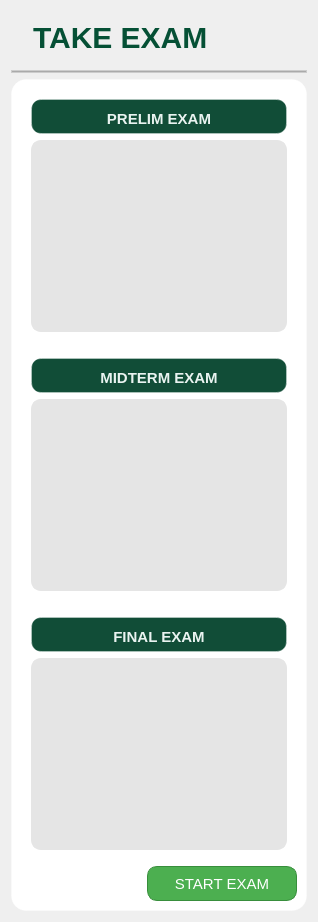
         <widget class="QWidget" name="page_3">
          <layout class="QGridLayout" name="gridLayout_4">
           <item row="2" column="0">
            <widget class="QFrame" name="frame_16">
             <property name="styleSheet">
              <string notr="true">QFrame {
    background-color: white;
    border: 1px solid rgba(255, 255, 255, 0.3); /* Subtle border */
    border-radius: 15px;
    backdrop-filter: blur(15px); /* Blur effect */
}
</string>
             </property>
             <property name="frameShape">
              <enum>QFrame::StyledPanel</enum>
             </property>
             <property name="frameShadow">
              <enum>QFrame::Raised</enum>
             </property>
             <layout class="QGridLayout" name="gridLayout_81">
              <item row="2" column="0">
               <widget class="QFrame" name="frame_49">
                <property name="sizePolicy">
                 <sizepolicy hsizetype="Preferred" vsizetype="Expanding">
                  <horstretch>0</horstretch>
                  <verstretch>0</verstretch>
                 </sizepolicy>
                </property>
                <property name="frameShape">
                 <enum>QFrame::StyledPanel</enum>
                </property>
                <property name="frameShadow">
                 <enum>QFrame::Raised</enum>
                </property>
                <layout class="QGridLayout" name="gridLayout_75">
                 <item row="1" column="0">
                  <widget class="QFrame" name="frame_82">
                   <property name="sizePolicy">
                    <sizepolicy hsizetype="Expanding" vsizetype="Fixed">
                     <horstretch>0</horstretch>
                     <verstretch>0</verstretch>
                    </sizepolicy>
                   </property>
                   <property name="minimumSize">
                    <size>
                     <width>100</width>
                     <height>30</height>
                    </size>
                   </property>
                   <property name="styleSheet">
                    <string notr="true">QFrame {
    background-color: #114D37;
    border: 1px solid rgba(255, 255, 255, 0.3); /* Subtle border */
    border-radius: 10px;
    backdrop-filter: blur(15px); /* Blur effect */
}
</string>
                   </property>
                   <property name="frameShape">
                    <enum>QFrame::StyledPanel</enum>
                   </property>
                   <property name="frameShadow">
                    <enum>QFrame::Raised</enum>
                   </property>
                   <layout class="QGridLayout" name="gridLayout_76">
                    <item row="0" column="0">
                     <widget class="QLabel" name="label_78">
                      <property name="sizePolicy">
                       <sizepolicy hsizetype="Preferred" vsizetype="Fixed">
                        <horstretch>0</horstretch>
                        <verstretch>0</verstretch>
                       </sizepolicy>
                      </property>
                      <property name="minimumSize">
                       <size>
                        <width>0</width>
                        <height>15</height>
                       </size>
                      </property>
                      <property name="maximumSize">
                       <size>
                        <width>16777215</width>
                        <height>10</height>
                       </size>
                      </property>
                      <property name="font">
                       <font>
                        <pointsize>-1</pointsize>
                        <weight>99</weight>
                        <bold>true</bold>
                       </font>
                      </property>
                      <property name="styleSheet">
                       <string notr="true">QLabel {
    background: none;
    color: #E9F3F0;
    font-size: 15px;
    font-weight: 900;
    border: none;
    text-align: center;
}</string>
                      </property>
                      <property name="text">
                       <string>FINAL EXAM</string>
                      </property>
                      <property name="alignment">
                       <set>Qt::AlignCenter</set>
                      </property>
                     </widget>
                    </item>
                   </layout>
                  </widget>
                 </item>
                 <item row="2" column="0">
                  <widget class="QListWidget" name="take_finals">
                   <property name="styleSheet">
                    <string notr="true">QListView {
    background-color: #E5E5E5; /* Light background color for the list view */
    border-radius: 10px; /* Rounded corners */
    padding: 5px;
    border: 2px solid #E5E5E5; /* Match background */
}

QListView::item {
    background-color: #0D7C66; /* Light blue for items */
    color: white; /* Darker blue text */
    font-size: 20px;
    font-family: Arial, Helvetica, sans-serif;
    border-radius: 8px;
    padding: 10px;
    margin: 5px 0;
}

QListView::item:selected {
    background-color: #007074  ; 
    font-size: 20px;
}

QListView::item:hover {
    background-color: #C1D8C3; /* Lighter blue on hover */
    color: #215988;
    font-size: 20px;
}

QListView::item:checked {
    background-color: #3C5A76; /* Darker shade for checked items */
    color: white;
    font-size: 20px;
}
</string>
                   </property>
                  </widget>
                 </item>
                </layout>
               </widget>
              </item>
              <item row="1" column="0">
               <widget class="QFrame" name="frame_48">
                <property name="sizePolicy">
                 <sizepolicy hsizetype="Preferred" vsizetype="Expanding">
                  <horstretch>0</horstretch>
                  <verstretch>0</verstretch>
                 </sizepolicy>
                </property>
                <property name="frameShape">
                 <enum>QFrame::StyledPanel</enum>
                </property>
                <property name="frameShadow">
                 <enum>QFrame::Raised</enum>
                </property>
                <layout class="QGridLayout" name="gridLayout_58">
                 <item row="0" column="0">
                  <widget class="QFrame" name="frame_81">
                   <property name="sizePolicy">
                    <sizepolicy hsizetype="Expanding" vsizetype="Fixed">
                     <horstretch>0</horstretch>
                     <verstretch>0</verstretch>
                    </sizepolicy>
                   </property>
                   <property name="minimumSize">
                    <size>
                     <width>100</width>
                     <height>30</height>
                    </size>
                   </property>
                   <property name="styleSheet">
                    <string notr="true">QFrame {
    background-color: #114D37;
    border: 1px solid rgba(255, 255, 255, 0.3); /* Subtle border */
    border-radius: 10px;
    backdrop-filter: blur(15px); /* Blur effect */
}
</string>
                   </property>
                   <property name="frameShape">
                    <enum>QFrame::StyledPanel</enum>
                   </property>
                   <property name="frameShadow">
                    <enum>QFrame::Raised</enum>
                   </property>
                   <layout class="QGridLayout" name="gridLayout_74">
                    <item row="0" column="0">
                     <widget class="QLabel" name="label_77">
                      <property name="sizePolicy">
                       <sizepolicy hsizetype="Preferred" vsizetype="Fixed">
                        <horstretch>0</horstretch>
                        <verstretch>0</verstretch>
                       </sizepolicy>
                      </property>
                      <property name="minimumSize">
                       <size>
                        <width>0</width>
                        <height>15</height>
                       </size>
                      </property>
                      <property name="maximumSize">
                       <size>
                        <width>16777215</width>
                        <height>10</height>
                       </size>
                      </property>
                      <property name="font">
                       <font>
                        <pointsize>-1</pointsize>
                        <weight>99</weight>
                        <bold>true</bold>
                       </font>
                      </property>
                      <property name="styleSheet">
                       <string notr="true">QLabel {
    background: none;
    color: #E9F3F0;
    font-size: 15px;
    font-weight: 900;
    border: none;
    text-align: center;
}</string>
                      </property>
                      <property name="text">
                       <string>MIDTERM EXAM</string>
                      </property>
                      <property name="alignment">
                       <set>Qt::AlignCenter</set>
                      </property>
                     </widget>
                    </item>
                   </layout>
                  </widget>
                 </item>
                 <item row="1" column="0">
                  <widget class="QListWidget" name="take_midterm">
                   <property name="styleSheet">
                    <string notr="true">QListView {
    background-color: #E5E5E5; /* Light background color for the list view */
    border-radius: 10px; /* Rounded corners */
    padding: 5px;
    border: 2px solid #E5E5E5; /* Match background */
}

QListView::item {
    background-color: #0D7C66; /* Light blue for items */
    color: white; /* Darker blue text */
    font-size: 20px;
    font-family: Arial, Helvetica, sans-serif;
    border-radius: 8px;
    padding: 10px;
    margin: 5px 0;
}

QListView::item:selected {
    background-color: #007074  ; 
    font-size: 20px;
}

QListView::item:hover {
    background-color: #C1D8C3; /* Lighter blue on hover */
    color: #215988;
    font-size: 20px;
}

QListView::item:checked {
    background-color: #3C5A76; /* Darker shade for checked items */
    color: white;
    font-size: 20px;
}
</string>
                   </property>
                  </widget>
                 </item>
                </layout>
               </widget>
              </item>
              <item row="0" column="0">
               <widget class="QFrame" name="frame_47">
                <property name="sizePolicy">
                 <sizepolicy hsizetype="Preferred" vsizetype="Expanding">
                  <horstretch>0</horstretch>
                  <verstretch>0</verstretch>
                 </sizepolicy>
                </property>
                <property name="frameShape">
                 <enum>QFrame::StyledPanel</enum>
                </property>
                <property name="frameShadow">
                 <enum>QFrame::Raised</enum>
                </property>
                <layout class="QGridLayout" name="gridLayout_57">
                 <item row="0" column="0">
                  <widget class="QFrame" name="frame_80">
                   <property name="sizePolicy">
                    <sizepolicy hsizetype="Expanding" vsizetype="Fixed">
                     <horstretch>0</horstretch>
                     <verstretch>0</verstretch>
                    </sizepolicy>
                   </property>
                   <property name="minimumSize">
                    <size>
                     <width>100</width>
                     <height>30</height>
                    </size>
                   </property>
                   <property name="styleSheet">
                    <string notr="true">QFrame {
    background-color: #114D37;
    border: 1px solid rgba(255, 255, 255, 0.3); /* Subtle border */
    border-radius: 10px;
    backdrop-filter: blur(15px); /* Blur effect */
}
</string>
                   </property>
                   <property name="frameShape">
                    <enum>QFrame::StyledPanel</enum>
                   </property>
                   <property name="frameShadow">
                    <enum>QFrame::Raised</enum>
                   </property>
                   <layout class="QGridLayout" name="gridLayout_73">
                    <item row="0" column="0">
                     <widget class="QLabel" name="label_76">
                      <property name="sizePolicy">
                       <sizepolicy hsizetype="Preferred" vsizetype="Fixed">
                        <horstretch>0</horstretch>
                        <verstretch>0</verstretch>
                       </sizepolicy>
                      </property>
                      <property name="minimumSize">
                       <size>
                        <width>0</width>
                        <height>15</height>
                       </size>
                      </property>
                      <property name="maximumSize">
                       <size>
                        <width>16777215</width>
                        <height>10</height>
                       </size>
                      </property>
                      <property name="font">
                       <font>
                        <pointsize>-1</pointsize>
                        <weight>99</weight>
                        <bold>true</bold>
                       </font>
                      </property>
                      <property name="styleSheet">
                       <string notr="true">QLabel {
    background: none;
    color: #E9F3F0;
    font-size: 15px;
    font-weight: 900;
    border: none;
    text-align: center;
}</string>
                      </property>
                      <property name="text">
                       <string>PRELIM EXAM</string>
                      </property>
                      <property name="alignment">
                       <set>Qt::AlignCenter</set>
                      </property>
                     </widget>
                    </item>
                   </layout>
                  </widget>
                 </item>
                 <item row="1" column="0">
                  <widget class="QListWidget" name="take_prelim">
                   <property name="styleSheet">
                    <string notr="true">QListView {
    background-color: #E5E5E5; /* Light background color for the list view */
    border-radius: 10px; /* Rounded corners */
    padding: 5px;
    border: 2px solid #E5E5E5; /* Match background */
}

QListView::item {
    background-color: #0D7C66; /* Light blue for items */
    color: white; /* Darker blue text */
    font-size: 20px;
    font-family: Arial, Helvetica, sans-serif;
    border-radius: 8px;
    padding: 10px;
    margin: 5px 0;
}

QListView::item:selected {
    background-color: #007074  ; 
    font-size: 20px;
}

QListView::item:hover {
    background-color: #C1D8C3; /* Lighter blue on hover */
    color: #215988;
    font-size: 20px;
}

QListView::item:checked {
    background-color: #3C5A76; /* Darker shade for checked items */
    color: white;
    font-size: 20px;
}
</string>
                   </property>
                  </widget>
                 </item>
                </layout>
               </widget>
              </item>
              <item row="3" column="0">
               <layout class="QGridLayout" name="gridLayout_26">
                <item row="0" column="1">
                 <widget class="QPushButton" name="start_exam">
                  <property name="minimumSize">
                   <size>
                    <width>150</width>
                    <height>0</height>
                   </size>
                  </property>
                  <property name="maximumSize">
                   <size>
                    <width>150</width>
                    <height>35</height>
                   </size>
                  </property>
                  <property name="layoutDirection">
                   <enum>Qt::LeftToRight</enum>
                  </property>
                  <property name="styleSheet">
                   <string notr="true">QPushButton {
    color: white;                     /* Text color */
    background: #4CAF50;              /* Fresh green color */
    padding: 10px;
    font-size: 15px;
    border-radius: 10px;              /* Rounded corners */
    border: 1px solid #388E3C;        /* Slightly darker green border */
}

QPushButton:hover {
    background: #45A049;              /* Slightly darker green on hover */
}

QPushButton:pressed {
    background: #388E3C;              /* Even darker green when clicked */
}
</string>
                  </property>
                  <property name="inputMethodHints">
                   <set>Qt::ImhNoTextHandles</set>
                  </property>
                  <property name="text">
                   <string>START EXAM</string>
                  </property>
                  <property name="iconSize">
                   <size>
                    <width>30</width>
                    <height>30</height>
                   </size>
                  </property>
                  <property name="flat">
                   <bool>true</bool>
                  </property>
                 </widget>
                </item>
                <item row="0" column="0">
                 <spacer name="horizontalSpacer_14">
                  <property name="orientation">
                   <enum>Qt::Horizontal</enum>
                  </property>
                  <property name="sizeHint" stdset="0">
                   <size>
                    <width>29</width>
                    <height>32</height>
                   </size>
                  </property>
                 </spacer>
                </item>
               </layout>
              </item>
             </layout>
            </widget>
           </item>
           <item row="0" column="0">
            <widget class="QFrame" name="frame_76">
             <property name="maximumSize">
              <size>
               <width>100000</width>
               <height>70</height>
              </size>
             </property>
             <property name="styleSheet">
              <string notr="true">background: none;
border: none;</string>
             </property>
             <property name="frameShape">
              <enum>QFrame::StyledPanel</enum>
             </property>
             <property name="frameShadow">
              <enum>QFrame::Raised</enum>
             </property>
             <layout class="QHBoxLayout" name="horizontalLayout_8">
              <item>
               <layout class="QHBoxLayout" name="horizontalLayout_6">
                <item>
                 <widget class="QLabel" name="takee_s">
                  <property name="maximumSize">
                   <size>
                    <width>50</width>
                    <height>50</height>
                   </size>
                  </property>
                  <property name="text">
                   <string/>
                  </property>
                  <property name="pixmap">
                   <pixmap>../../../.designer/backup/Resources/exam.png</pixmap>
                  </property>
                  <property name="scaledContents">
                   <bool>true</bool>
                  </property>
                 </widget>
                </item>
                <item>
                 <widget class="QLabel" name="label_66">
                  <property name="styleSheet">
                   <string notr="true">QLabel {
    background: none;
    color: #055035; /* Darker shade of blue */
    font-size: 30px;
    font-weight: 900; /* Extra Bold */
    font-family: &quot;Poppins&quot;, &quot;Arial&quot;, &quot;Helvetica&quot;, sans-serif;
    border: none;
    text-align: center;
}
</string>
                  </property>
                  <property name="text">
                   <string>TAKE EXAM</string>
                  </property>
                 </widget>
                </item>
               </layout>
              </item>
              <item>
               <spacer name="horizontalSpacer_3">
                <property name="orientation">
                 <enum>Qt::Horizontal</enum>
                </property>
                <property name="sizeHint" stdset="0">
                 <size>
                  <width>40</width>
                  <height>20</height>
                 </size>
                </property>
               </spacer>
              </item>
             </layout>
            </widget>
           </item>
           <item row="1" column="0">
            <widget class="Line" name="line">
             <property name="styleSheet">
              <string notr="true">QFrame {
    border: 1px solid #ccc;
    background-color: #aaa;
    height: 2px;
}
</string>
             </property>
             <property name="orientation">
              <enum>Qt::Horizontal</enum>
             </property>
            </widget>
           </item>
          </layout>
         </widget>
